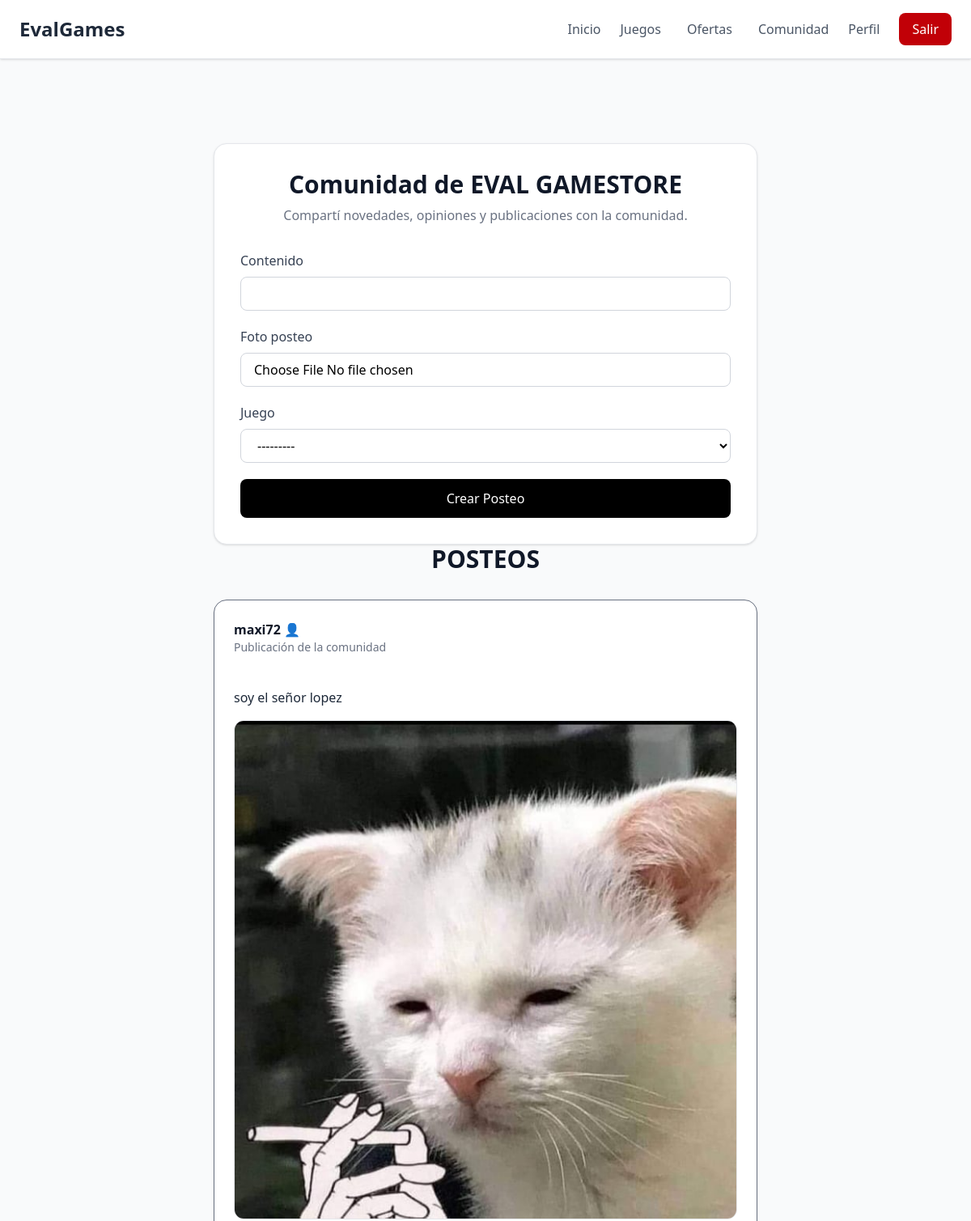
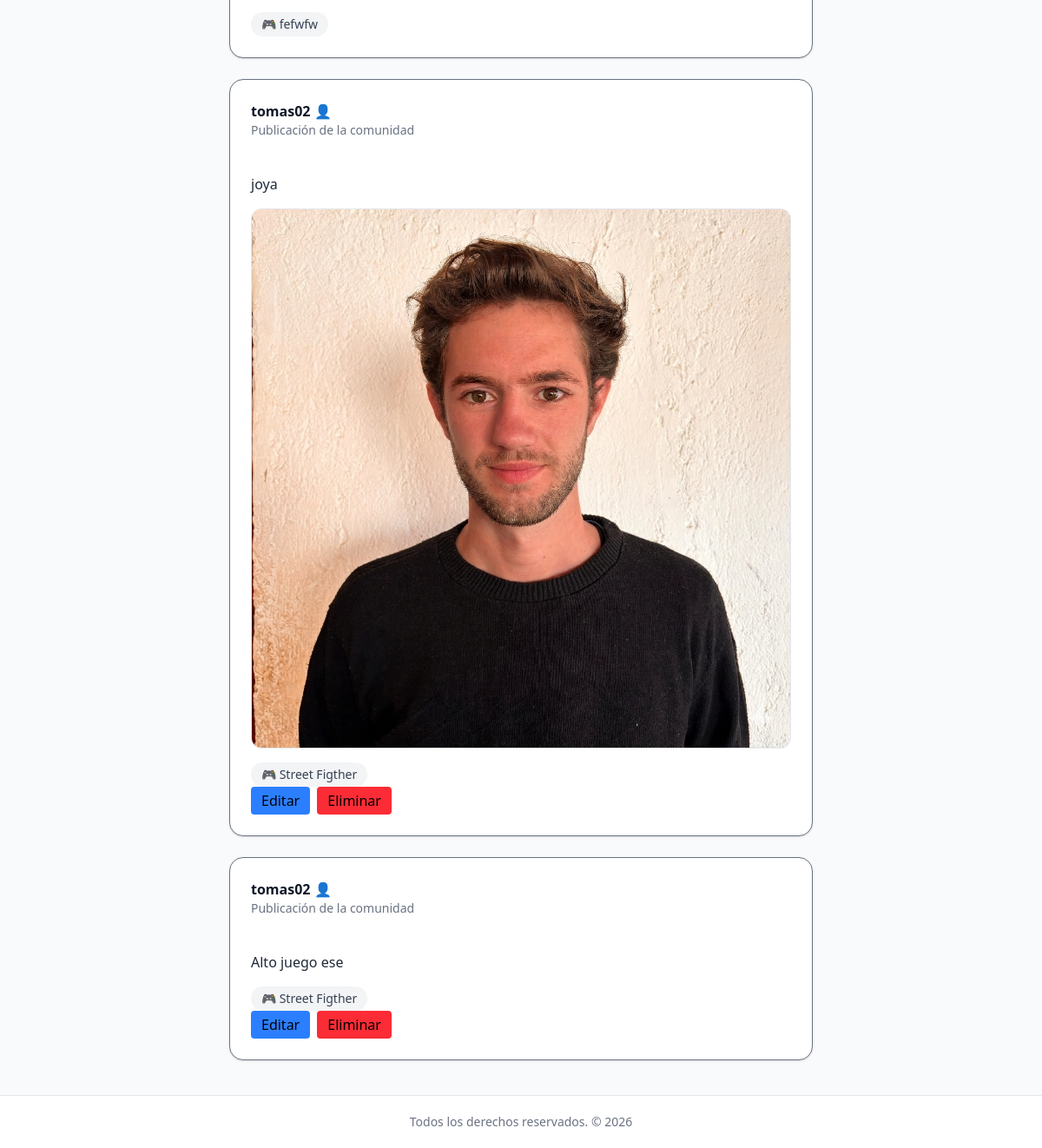
The page /comunidad/ (signed in) on the database as committed earlier (2 pictures, top to bottom).
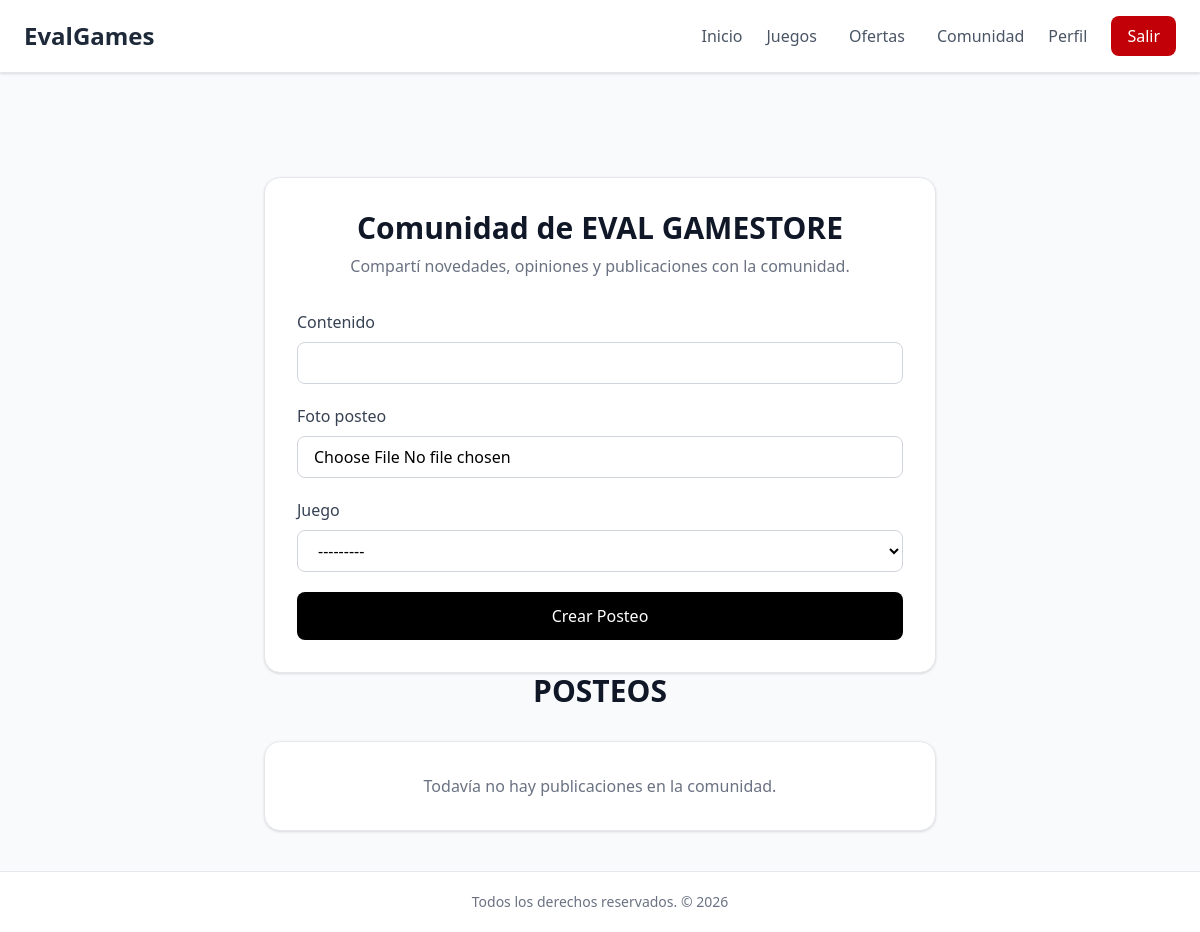
The same page on the database as committed later.
### comunidad/models.py (models this page shows)
class Posteo(models.Model):
    usuario = models.ForeignKey(UsuarioPersonalizado, on_delete=models.CASCADE, related_name='posteos')
    contenido = models.CharField(max_length=500)
    foto_posteo = models.ImageField(upload_to='posteo_fp', null=True, blank=True)
    juego = models.ForeignKey(Juego, on_delete=models.CASCADE, null=True, blank=True)
    activo = models.BooleanField(default=1, null=True, blank=True)

### usuarios/models.py (models this page shows, shortened)
class UsuarioPersonalizado(AbstractUser):
    telefono = models.CharField(max_length = 20, null= True, blank=True)
    foto_perfil = models.ImageField(upload_to='users_fp', null=True, blank=True)
    rol_usuario = models.ForeignKey(Group, on_delete=models.CASCADE, null=True, blank=True, default=1)

### videojuegos/models.py (models this page shows)
class Juego(models.Model):
    titulo = models.CharField(max_length=100)
    desarrollador = models.CharField(max_length=100)
    genero = models.ForeignKey(Genero, on_delete=models.CASCADE, blank=True, null=True)
    portada = models.ImageField(upload_to='juegos_fp', blank=True, null=True)
    fecha_lanzamiento = models.DateField()
    consola = models.ForeignKey(Consola,on_delete=models.CASCADE, blank=True, null=True)
    fecha_carga = models.DateField(auto_now_add=True)
    activo = models.BooleanField(default=True)
    precio = models.FloatField(default=0, blank=True, null=True)
    def __str__(self):
        return self.titulo

### comunidad/views.py (the view)
# urls.py: path('', views.posteos, name='posteos'),
@login_required
def posteos(request):
    if request.method == 'POST':
        form = PosteoForm(request.POST, request.FILES)
        if form.is_valid():
            posteo = form.save(commit=False)
            posteo.usuario = request.user
            posteo.save()
            return redirect('posteos')
    else:
        form = PosteoForm()
    posteos =Posteo.objects.filter(activo = True).order_by('-id')
    return render(request, 'comunidad/posteos.html',{'form':form, 'posteos':posteos})

### comunidad/forms.py
class PosteoForm(forms.ModelForm):
    class Meta:
        model = Posteo
        fields =[
            'contenido', 'foto_posteo', 'juego'
        ]

### comunidad/templates/comunidad/posteos.html (shortened to what this page needs)
{% extends 'inicio/base.html' %}
{% load widget_tweaks %}
{% block body %}
<div class="max-w-2xl mx-auto mt-16">
    <div class="bg-white border border-gray-200 rounded-2xl shadow-sm p-8">
        <h1 class="text-3xl font-bold text-gray-900 text-center mb-2">
            Comunidad de EVAL GAMESTORE
        </h1>
        <p class="text-center text-gray-500 mb-8">
            Compartí novedades, opiniones y publicaciones con la comunidad.
        </p>
        <form method="POST" enctype="multipart/form-data" class="space-y-5">
            {% for field in form %}
                <div>
                    <label class="block mb-2 font-medium text-gray-700">
                        {{ field.label }}
                    </label>
                    {{ field|add_class:"w-full border border-gray-300 rounded-lg px-4 py-2 focus:ring-2 focus:ring-black focus:border-black outline-none transition" }}
                </div>
            {% endfor %}
            <button
                type="submit"
                class="w-full bg-black text-white py-3 rounded-lg font-medium hover:bg-gray-800 transition duration-200 cursor-pointer"
            >
                Crear Posteo
            </button>
        </form>
    </div>
    <h2 class="text-3xl font-bold text-gray-900 text-center mb-2">
            POSTEOS
    </h2>
    <div class="max-w-2xl mx-auto mt-8 space-y-6">
        {% for posteo in posteos %}
            <div class="bg-white border border-gray-500 rounded-2xl shadow-sm p-6 ">
                <div class="flex items-center justify-between mb-4">
                    <div>
                        <h3 class="font-semibold text-gray-900">
                            {{ posteo.usuario.username }} 👤
                        </h3>
                        <p class="text-sm text-gray-500">
                            Publicación de la comunidad
                        </p>
                    </div>
                </div>
                <p class="text-gray-800 whitespace-pre-line">
                    {{ posteo.contenido }}
                </p>
                {% if posteo.foto_posteo %}
                    <div class="mt-4">
                        <img
                            src="{{ posteo.foto_posteo.url }}"
                            alt="Imagen del posteo"
                            class="w-full rounded-xl border border-gray-200"
                        >
                    </div>
                {% endif %}
                {% if posteo.juego %}
                    <div class="mt-4">
                        <span class="inline-block bg-gray-100 text-gray-700 text-sm px-3 py-1 rounded-full">
                            🎮 {{ posteo.juego }}
                        </span>
                    </div>
                {% endif %}
                {% if user.username == posteo.usuario.username  %}
                    <div class="flex gap-2">
                        <a href="{% url 'editar_posteo' posteo.id %}" class="bg-blue-500 hover:bg-blue-600 text-black px-3 py-1 rounded">
                            Editar
                        </a>
                        <a href="{% url 'eliminar_posteo' posteo.id %}" class="bg-red-500 hover:bg-red-600 text-black px-3 py-1 rounded">
                            Eliminar
                        </a>
                    </div>
                {% endif %}
            </div>
        {% empty %}
            <div class="bg-white border border-gray-200 rounded-2xl shadow-sm p-8 text-center">
                <p class="text-gray-500">
                    Todavía no hay publicaciones en la comunidad.
                </p>
            </div>
        {% endfor %}
    </div>
</div>
{% endblock %}

Rows that differ between the two databases and show on the page:
removed Posteo: usuario.username "maxi72", contenido "soy el señor lopez", foto_posteo (picture), juego "fefwfw"
removed Posteo: usuario.username "tomas02", contenido "joya", foto_posteo (picture), juego "Street Figther", shows "Editar"
removed Posteo: usuario.username "tomas02", contenido "Alto juego ese", juego "Street Figther", shows "Editar"
Other text that changed with them:
text now shown: "Todavía no hay publicaciones en la comunidad."
